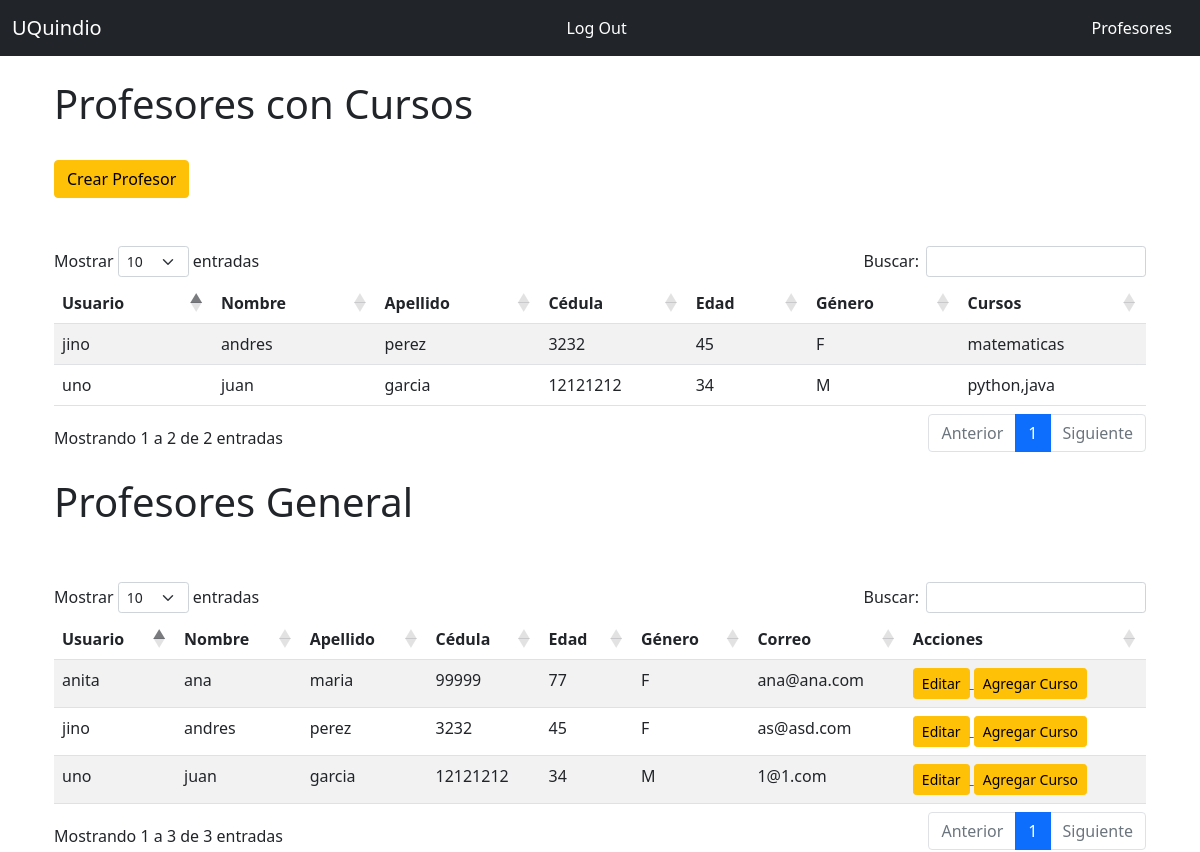
Screenshot of /admin/teachers (signed in) with the database file from the repository.
### app.py (models this page shows, shortened)
class Teacher(UserMixin, db.Model):
    __tablename__ = 'teachers'
    id = db.Column(db.Integer, primary_key = True)
    email = db.Column(db.String(64), unique=True, index=True)
    username = db.Column(db.String(64), unique=True, index=True)
    name = db.Column(db.String(64))
    last_name = db.Column(db.String(64))
    cc = db.Column(db.Integer, unique=True, index=True)
    age = db.Column(db.Integer)
    genre = db.Column(db.CHAR)
    password_hash = db.Column(db.String(128))
    role_id = db.Column(db.Integer, db.ForeignKey('roles.id'))
    course_list = db.relationship("Course",uselist=True, backref="teacher",lazy="subquery")
    @property
    def password(self):
        raise AttributeError('password no es un atributo legible')

### app.py (the view)
@app.route('/admin/teachers', methods=['GET', 'POST'])
@login_required
@require_role(role="Admin")
def admin_teachers():
    result = db.session.execute('Select teachers.username As teacher_username, teachers.name As teacher_name, teachers.last_name As teacher_last_name, teachers.cc As teacher_cc, teachers.age As teacher_age, teachers.genre As teacher_genre, Group_Concat(courses.name) As teacher_courses From teachers Inner Join courses On teachers.id = courses.teacher_id Group By teachers.username, teachers.name')
    result2 = db.session.execute('Select * From teachers')
    return render_template('admin_teachers.html', result=result, result2=result2)

### app.py (called while the page is built)
def require_role(role):
    def decorator(func):
        @wraps(func)
        def wrapped_function(*args, **kwargs):
            if not session['account_type'] == role:
                return redirect("/404")
            else:
                return func(*args, **kwargs)
        return wrapped_function
    return decorator

@login_manager.user_loader
def load_user(user_id):
    if session['account_type'] == 'Student':
        return User.query.get(int(user_id))
    elif session['account_type'] == 'Teacher':
        return Teacher.query.get(int(user_id))
    elif session['account_type'] == 'Admin':
        return Admin.query.get(int(user_id))
    else:
      return None

### templates/admin_teachers.html (shortened to what this page needs)
{% extends "base.html" %}
{% from "_macros.html" import render_modal_asign with context %}
{% from "_macros.html" import render_field with context %}
{% block page_content %}
<div class="page-header">
    <h1>Profesores con Cursos</h1>
    <br/>
    <a href="{{ url_for('admin_teachers_create') }}">
      <span class="btn btn-warning ">Crear Profesor</span></a>
</div>
<br/>
<br/>
    <table id="data" class="table table-striped">
      <thead>
        <tr>
          <th>Usuario</th>
          <th>Nombre</th>
          <th>Apellido</th>
          <th>Cédula</th>
          <th>Edad</th>
          <th>Género</th>
          <th>Cursos</th>
        </tr>
      </thead>
      <tbody>
        {% for r in result %}
          <tr>
            <td>{{ r.teacher_username }}</td>
            <td>{{ r.teacher_name }}</td>
            <td>{{ r.teacher_last_name }}</td>
            <td>{{ r.teacher_cc }}</td>
            <td>{{ r.teacher_age }}</td>
            <td>{{ r.teacher_genre}}</td>
            <td>{{ r.teacher_courses }}</td>
          </tr>
        {% endfor %}
      </tbody>
    </table>
    <br/>
    <div class="page-header">
        <h1>Profesores General</h1>
        <br/>
    </div>
    <br/>
        <table id="data2" class="table table-striped">
          <thead>
            <tr>
              <th>Usuario</th>
              <th>Nombre</th>
              <th>Apellido</th>
              <th>Cédula</th>
              <th>Edad</th>
              <th>Género</th>
              <th>Correo</th>
              <th>Acciones</th>
            </tr>
          </thead>
          <tbody>
            {% for r2 in result2 %}
              <tr>
                <td>{{ r2.username }}</td>
                <td>{{ r2.name }}</td>
                <td>{{ r2.last_name }}</td>
                <td>{{ r2.cc }}</td>
                <td>{{ r2.age }}</td>
                <td>{{ r2.genre}}</td>
                <td>{{ r2.email}}</td>
                <td><a href="{{ url_for('admin_teachers_edit_profile', username=r2.username) }}">
                    <span class="btn btn-warning btn-sm">Editar</span>
                  </a><a href="{{ url_for('admin_teachers_course', teacher_id=r2.id) }}">
                  <span class="btn btn-warning btn-sm">Agregar Curso</span>
                </a></td>
              </tr>
            {% endfor %}
          </tbody>
        </table>
{% endblock %}

### rows the page displays
Teacher: teacher_username "jino", teacher_name "andres", teacher_last_name "perez", teacher_cc "3232", teacher_age "45", teacher_genre "F", teacher_courses "matematicas", username "jino", name "andres", last_name "perez", cc "3232", age "45", genre "F", email "as@asd.com"
Teacher: teacher_username "uno", teacher_name "juan", teacher_last_name "garcia", teacher_cc "12121212", teacher_age "34", teacher_genre "M", teacher_courses "python,java", username "uno", name "juan", last_name "garcia", cc "12121212", age "34", genre "M", email "1@1.com"
Teacher: username "anita", name "ana", last_name "maria", cc "99999", age "77", genre "F", email "ana@ana.com"
